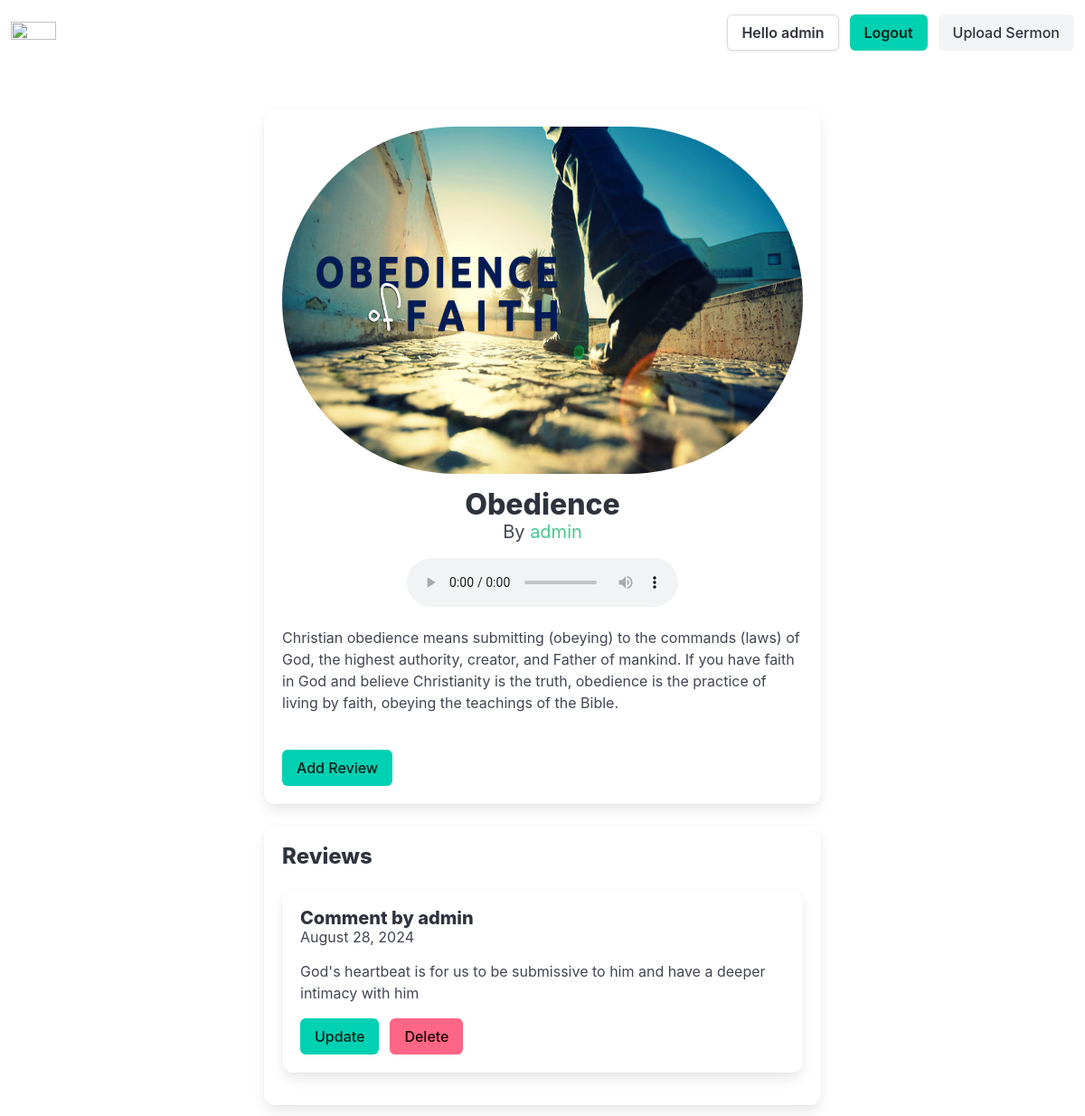
Screenshot of /sermon/obedience/ (signed in) with the database file from the repository.
### sermon/models.py (models this page shows, shortened)
class Sermon(models.Model):
  title = models.CharField(max_length=500,verbose_name='Title')
  slug = models.SlugField(verbose_name='Slug',unique=True,editable=False)
  description = models.TextField(verbose_name='Description')
  author = models.ForeignKey(User,on_delete=models.CASCADE,verbose_name='Author')
  file = models.FileField(verbose_name='Sermon File',upload_to='sermon_uploads',validators=[FileExtensionValidator(allowed_extensions=ALLOWED_EXTENSIONS)])
  thumbnail = models.ImageField(verbose_name='Sermon Thumbnail',upload_to='sermon_thumbnails')

class Review(models.Model):
  user = models.ForeignKey(User,on_delete=models.CASCADE)
  text = models.CharField(max_length=1000)
  sermon = models.ForeignKey(Sermon,on_delete=models.CASCADE)
  date = models.DateField(auto_now_add=True)
  class Meta:
    ordering = ['-date']

### sermon/views.py (the view)
# urls.py: path('sermon/<slug:slug>/',views.sermon_detail,name='sermon-detail'),
@login_required
def sermon_detail(request,slug):
  sermon = get_object_or_404(Sermon,slug=slug)
  reviews = Review.objects.filter(sermon=sermon)
  return render(request,'sermon/sermon_detail.html',{'sermon':sermon,'reviews':reviews})

### sermon/templates/sermon/sermon_detail.html (shortened to what this page needs)
{% extends "base.html" %}
{% block content %}
<div class="container mt-6">
  <div class="columns is-centered">
    <div class="column is-8">
      <div class="box">
        <div class="has-text-centered">
          <figure class="image is-3by2">
            <img src="{{sermon.thumbnail.url}}" alt="{{sermon.title}}" class="is-rounded">
          </figure>
          <h2 class="title is-3 mt-4">{{sermon.title}}</h2>
          <p class="subtitle is-5">By <span class="has-text-success">{{sermon.author}}</span></p>
        </div>
        <div class="has-text-centered mt-4">
          <audio controls class="is-inline-block">
            <source src="{{sermon.file.url}}" type="audio/mpeg">
          </audio>
        </div>
        <p class="content mt-4">{{sermon.description}}</p>
        {% if user.is_authenticated %}
        <a href="{% url 'create-review' sermon.id %}" class="button is-primary mt-4">Add Review</a>
        {% endif %}
      </div>
      <div class="box mt-4">
        <h4 class="title is-4">Reviews</h4>
        <ul>
          {% for review in reviews %}
          <li class="box mb-4">
            <div class="content">
              <h5 class="title is-5">Comment by {{review.user.username}}</h5>
              <p class="subtitle is-6">{{ review.date|date:"F j, Y" }}</p>
              <p>{{review.text}}</p>
              {% if user.is_authenticated and user == review.user %}
              <div class="buttons">
                <a href="{% url 'update-review' review.id %}" class="button is-primary">Update</a>
                <a href="{% url 'delete-review' review.id %}" class="button is-danger">Delete</a>
              </div>
              {% endif %}
            </div>
          </li>
          {% endfor %}
        </ul>
      </div>
    </div>
  </div>
</div>
{% endblock content %}

### templates/base.html (shortened to what this page needs)
<!DOCTYPE html>
<html lang="en">
  <head>
    <link href="https://cdn.jsdelivr.net/npm/bootstrap@5.3.3/dist/css/bootstrap.min.css" rel="stylesheet">
    <link
      rel="stylesheet"
      href="https://cdn.jsdelivr.net/npm/bulma@1.0.2/css/bulma.min.css"
    >
  </head>
  <body>
    <nav class="navbar" role="navigation" aria-label="main navigation">
      <div class="navbar-brand">
        <a class="navbar-item" href="{% url 'home' %}">
          <img width="50" height="50" src="https://th.bing.com/th/id/R.ad1e918a041057367634bbafa870d919?rik=1kA%2b81EcVI%2bu%2bg&riu=http%3a%2f%2fwww.firstfamily.us%2fmt-content%2fuploads%2f2022%2f04%2fsermonshomepageresize.jpg&ehk=jnRMkefOOkl7gyCvZWVhjecvlBvpe285e7gGlcjBNug%3d&risl=&pid=ImgRaw&r=0" alt="">
        </a>
      </div>
      <div id="navbarBasicExample" class="navbar-menu">
        <div class="navbar-end">
          <div class="navbar-item">
            <div class="buttons">
              {% if user.is_authenticated %}
              <a class="button is-secondary"><strong>Hello {{user.username}}</strong></a>
              <a class="button is-primary" href="{% url 'logout' %}"><strong>Logout</strong></a>
              <a class="button is-light" href="{% url 'upload-sermon' %}">Upload Sermon</a>
              {% else %}
              <a class="button is-light" href="{% url 'login' %}">Login</a>
              <a class="button is-primary" href="{% url 'register' %}">Register</a>
              {% endif %}
            </div>
          </div>
        </div>
      </div>
    </nav>
    {% block content %} {% endblock content %}
  </body>
</html>

### rows the page displays
Sermon: thumbnail (picture), title "Obedience", author "admin", description "Christian obedience means submitting (obeying) to the commands (laws) of God, the highest authority, creator, and Father of mankind. If you have faith in God and believe Christianity is the truth, obedience is the practice of living by faith, obeying the teachings of the Bible."
Review: user.username "admin", date "August 28, 2024", text "God's heartbeat is for us to be submissive to him and have a deeper intimacy with him", shows "Update"

### other values shown
{{ user.username }} "admin"
